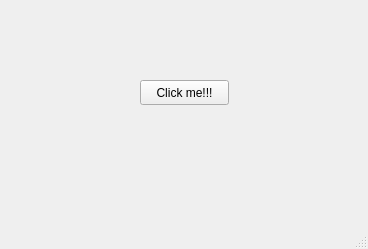
<?xml version="1.0" encoding="UTF-8"?>
<ui version="4.0">
 <class>MainWindow</class>
 <widget class="QMainWindow" name="MainWindow">
  <property name="geometry">
   <rect>
    <x>0</x>
    <y>0</y>
    <width>368</width>
    <height>249</height>
   </rect>
  </property>
  <property name="windowTitle">
   <string>MainWindow</string>
  </property>
  <widget class="QWidget" name="centralwidget">
   <widget class="QPushButton" name="pushButton">
    <property name="geometry">
     <rect>
      <x>140</x>
      <y>80</y>
      <width>89</width>
      <height>25</height>
     </rect>
    </property>
    <property name="text">
     <string>Click me!!!</string>
    </property>
   </widget>
  </widget>
  <widget class="QStatusBar" name="statusbar"/>
 </widget>
 <resources/>
 <connections>
  <connection>
   <sender>pushButton</sender>
   <signal>clicked()</signal>
   <receiver>MainWindow</receiver>
   <slot>close()</slot>
   <hints>
    <hint type="sourcelabel">
     <x>201</x>
     <y>90</y>
    </hint>
    <hint type="destinationlabel">
     <x>232</x>
     <y>134</y>
    </hint>
   </hints>
  </connection>
 </connections>
</ui>
